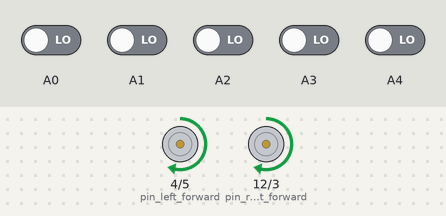
Bench run of a sketch on a simulated Arduino Uno, built with avr-gcc and run on an emulated ATmega328P. Parts: motor-driver pin pairs drawn as motors (green arrow = first pin HIGH = forward, orange = second pin HIGH = backward, longer = more drive, scaled by the enable pin). Inputs (shaded band) come from the test bench; at power-on: A0–4 LOW.

Above: at 1.2 s.
1.3 s: A0 driven HIGH
At 2.2 s:
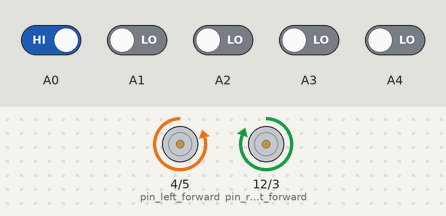
2.8 s: A1 driven HIGH
At 3.4 s:
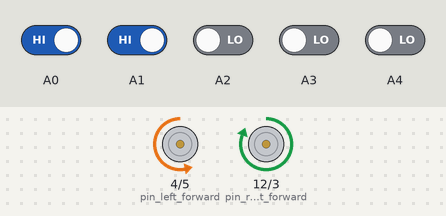
4.3 s: A0 driven LOW
At 5.5 s:
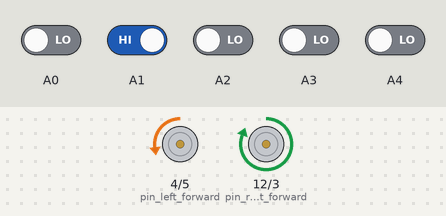
5.8 s: A2 driven HIGH
At 6.8 s:
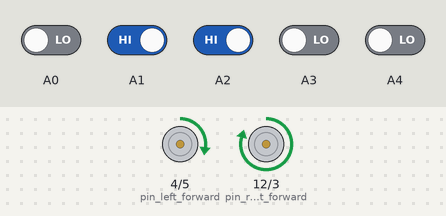
7.3 s: A2 driven LOW
At 8.0 s:
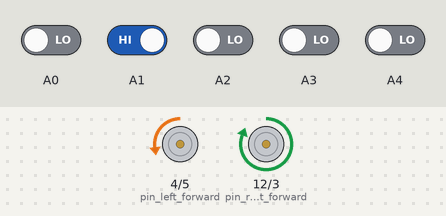
8.8 s: A1 driven LOW and A3 driven HIGH
At 9.1 s:
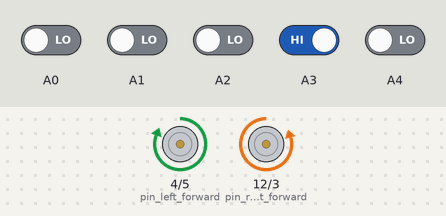
Timing chart, 0 to 11.3 s (numbered marks = the images above; inputs shaded):
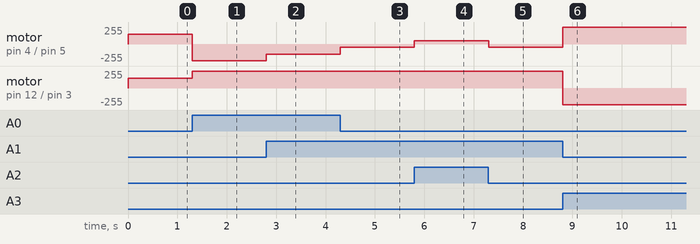

The sketch:

smart_line_follower.ino
```cpp
float Kp=100,Ki=0,Kd=0;
float error=0, P=0, I=0, D=0, PID_value=0;
float previous_error=0, previous_I=0;
int sensor[5]={0, 0, 0, 0, 0};

const int initial_motor_speed=150;
int left_motor_speed = 0;
int right_motor_speed = 0;

void read_sensor_values(void);
void calculate_pid(void);
void motor_control(void);

const int pin_left_motor_enable = 6;
const int pin_right_motor_enable = 11;

const int pin_left_forward = 4;
const int pin_left_reverse = 5;

const int pin_right_forward = 12;
const int pin_right_reverse = 3;


const int max_speed = 255;

void setup()
{
  pinMode(pin_right_motor_enable,OUTPUT);
  pinMode(pin_left_motor_enable,OUTPUT);

  digitalWrite(pin_left_motor_enable,0);
  digitalWrite(pin_right_motor_enable,0);

  pinMode(pin_left_forward,OUTPUT);
  pinMode(pin_left_reverse,OUTPUT);
  pinMode(pin_right_forward,OUTPUT);
  pinMode(pin_right_reverse,OUTPUT);

  digitalWrite(pin_left_forward,0);
  digitalWrite(pin_left_reverse,0);
  digitalWrite(pin_right_forward,0);
  digitalWrite(pin_right_reverse,0);

  Serial.begin(115200);
}


void trace(String s) {
  return;
  Serial.print(s);
}
void trace(int i) {
  trace(String(i));
}


void loop()
{
  read_sensor_values();
  trace("Sensors: ");
  trace(sensor[0]);
  trace(sensor[1]);
  trace(sensor[2]);
  trace(sensor[3]);
  trace(sensor[4]);
  trace("  Error: ");
  trace(error);
  calculate_pid();
  motor_control();
  trace(" Left: ");
  trace(left_motor_speed);

  trace(" Right: ");
  trace(right_motor_speed);
  trace("\n");

}

void read_sensor_values()
{
  sensor[0]=digitalRead(A0);
  sensor[1]=digitalRead(A1);
  sensor[2]=digitalRead(A2);
  sensor[3]=digitalRead(A3);
  sensor[4]=digitalRead(A4);

  if((sensor[0]==0)&&(sensor[1]==0)&&(sensor[2]==0)&&(sensor[3]==0)&&(sensor[4]==1))
    error=4;
  else if((sensor[0]==0)&&(sensor[1]==0)&&(sensor[2]==0)&&(sensor[3]==1)&&(sensor[4]==1))
    error=3;
  else if((sensor[0]==0)&&(sensor[1]==0)&&(sensor[2]==0)&&(sensor[3]==1)&&(sensor[4]==0))
    error=2;
  else if((sensor[0]==0)&&(sensor[1]==0)&&(sensor[2]==1)&&(sensor[3]==1)&&(sensor[4]==0))
    error=1;
  else if((sensor[0]==0)&&(sensor[1]==0)&&(sensor[2]==1)&&(sensor[3]==0)&&(sensor[4]==0))
    error=0;
  else if((sensor[0]==0)&&(sensor[1]==1)&&(sensor[2]==1)&&(sensor[3]==0)&&(sensor[4]==0))
    error=-1;
  else if((sensor[0]==0)&&(sensor[1]==1)&&(sensor[2]==0)&&(sensor[3]==0)&&(sensor[4]==0))
    error=-2;
  else if((sensor[0]==1)&&(sensor[1]==1)&&(sensor[2]==0)&&(sensor[3]==0)&&(sensor[4]==0))
    error=-3;
  else if((sensor[0]==1)&&(sensor[1]==0)&&(sensor[2]==0)&&(sensor[3]==0)&&(sensor[4]==0))
    error=-4;
  //else if((sensor[0]==0)&&(sensor[1]==0)&&(sensor[2]==0)&&(sensor[3]==0)&&(sensor[4]==0))
  //  if(error==-4) error=-5;
  //  else error=5;

}

void calculate_pid()
{
    P = error;
    I = I + error;
    D = error-previous_error;

    PID_value = (Kp*P) + (Ki*I) + (Kd*D);

    //previous_I=I;
    previous_error=error;
}

void motor_control()
{
    // Calculating the effective motor speed:
    left_motor_speed = constrain(initial_motor_speed+PID_value, -max_speed,max_speed);
    right_motor_speed = constrain(initial_motor_speed-PID_value, -max_speed,max_speed);

    // set directions
    digitalWrite(pin_left_forward,left_motor_speed > 0);
    digitalWrite(pin_left_reverse,left_motor_speed < 0);

    digitalWrite(pin_right_forward,right_motor_speed > 0);
    digitalWrite(pin_right_reverse,right_motor_speed < 0);

    // set speeds
    analogWrite(pin_left_motor_enable,abs(left_motor_speed));
    analogWrite(pin_right_motor_enable,abs(right_motor_speed));
}
```

Measured:
- after the input at 1.3 s, motor on pin 4 (pin_left_forward) / pin 5 (pin_left_reverse): forward 150/255 → backward 250/255 at once; motor on pin 12 (pin_right_forward) / pin 3 (pin_right_reverse): forward 150/255 → forward 255/255 at once
- after the input at 2.8 s, motor on pin 4 (pin_left_forward) / pin 5 (pin_left_reverse): backward 250/255 → backward 150/255 at once
- after the input at 4.3 s, motor on pin 4 (pin_left_forward) / pin 5 (pin_left_reverse): backward 150/255 → backward 50/255 at once
- after the input at 5.8 s, motor on pin 4 (pin_left_forward) / pin 5 (pin_left_reverse): backward 50/255 → forward 50/255 at once; motor on pin 12 (pin_right_forward) / pin 3 (pin_right_reverse): forward 255/255 → forward 250/255 at once
- after the input at 7.3 s, motor on pin 4 (pin_left_forward) / pin 5 (pin_left_reverse): forward 50/255 → backward 50/255 at once; motor on pin 12 (pin_right_forward) / pin 3 (pin_right_reverse): forward 250/255 → forward 255/255 at once
- after the input at 8.8 s, motor on pin 4 (pin_left_forward) / pin 5 (pin_left_reverse): backward 50/255 → forward 255/255 at once; motor on pin 12 (pin_right_forward) / pin 3 (pin_right_reverse): forward 255/255 → backward 250/255 at once
